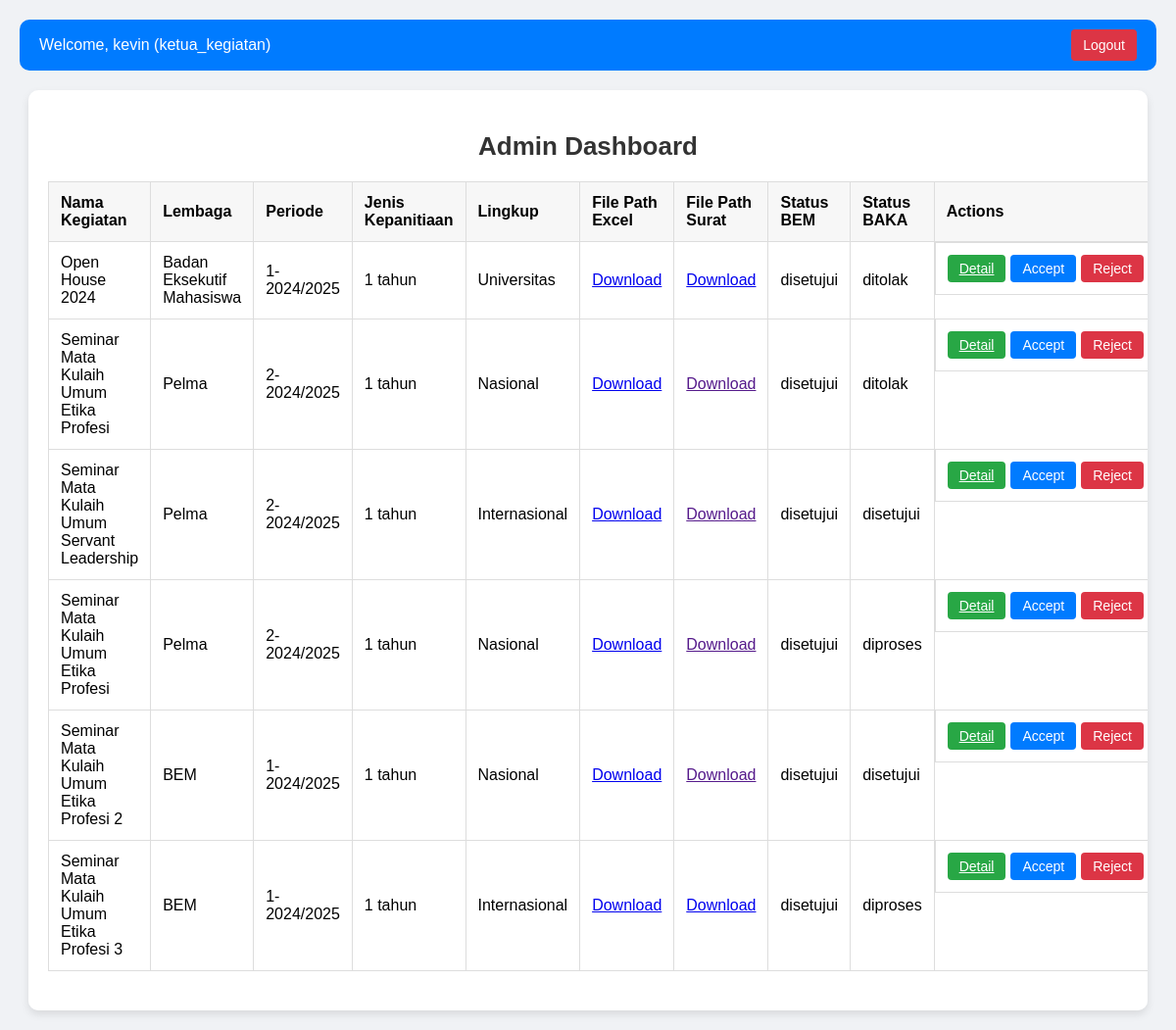
Screenshot of /admin.php (signed in) with the database file from the repository.
### tables this page shows
CREATE TABLE `user_table` (
  `id` int(11) NOT NULL,
  `nomor_induk` varchar(9) DEFAULT NULL,
  `nama_lengkap` varchar(7) DEFAULT NULL,
  `peran` varchar(9) DEFAULT NULL,
  `jabatan` varchar(14) DEFAULT NULL,
  `email` varchar(26) DEFAULT NULL,
  `password` int(3) DEFAULT NULL
);

CREATE TABLE `kegiatan` (
  `id` int(11) NOT NULL,
  `nama_kegiatan` varchar(255) NOT NULL,
  `lembaga` varchar(100) NOT NULL,
  `periode` varchar(50) NOT NULL,
  `jenis_kepanitiaan` varchar(50) NOT NULL,
  `lingkup` varchar(50) NOT NULL,
  `file_path_excel` varchar(255) NOT NULL,
  `status_bem` varchar(20) NOT NULL,
  `status_baka` varchar(20) NOT NULL,
  `file_path_surat` varchar(225) NOT NULL
);

### admin.php (the view, shortened to what this page needs)
<?php
include 'connection.php';
$id = $_SESSION['id'];
$sql = "SELECT nama_lengkap, jabatan FROM user_table WHERE id = ?";
$stmt = $conn->prepare($sql);
$stmt->bind_param("i", $id);
$stmt->execute();
$result = $stmt->get_result();
$user = $result->fetch_assoc();
$sql_kegiatan = "SELECT * FROM kegiatan";
$result_kegiatan = $conn->query($sql_kegiatan);
?>
<!DOCTYPE html>
<html lang="en">
<head>
    <link rel="stylesheet" href="style.css">
</head>
<body>
    <div class="top-bar">
        <div class="welcome-message">
            Welcome, <?php echo htmlspecialchars($user['nama_lengkap']); ?>
            (<?php echo htmlspecialchars($user['jabatan']); ?>)
        </div>
        <form action="logout.php" method="post">
            <button type="submit" class="logout-button">Logout</button>
        </form>
    </div>
    <div class="container">
        <h2>Admin Dashboard</h2>
        <table>
            <thead>
                <tr>
                    <th>Nama Kegiatan</th>
                    <th>Lembaga</th>
                    <th>Periode</th>
                    <th>Jenis Kepanitiaan</th>
                    <th>Lingkup</th>
                    <th>File Path Excel</th>
                    <th>File Path Surat</th>
                    <th>Status BEM</th>
                    <th>Status BAKA</th>
                    <th>Actions</th>
                </tr>
            </thead>
            <tbody>
                <?php
                if ($result_kegiatan->num_rows > 0) {
                    while ($row = $result_kegiatan->fetch_assoc()) {
                        echo "<tr>";
                        echo "<td>" . htmlspecialchars($row["nama_kegiatan"]) . "</td>";
                        echo "<td>" . htmlspecialchars($row["lembaga"]) . "</td>";
                        echo "<td>" . htmlspecialchars($row["periode"]) . "</td>";
                        echo "<td>" . htmlspecialchars($row["jenis_kepanitiaan"]) . "</td>";
                        echo "<td>" . htmlspecialchars($row["lingkup"]) . "</td>";
                        echo "<td><a href='" . htmlspecialchars($row["file_path_excel"]) . "' target='_blank'>Download</a></td>";
                        echo "<td><a href='" . htmlspecialchars($row["file_path_surat"]) . "' target='_blank'>Download</a></td>";
                        echo "<td class='status'>" . htmlspecialchars($row["status_bem"]) . "</td>";
                        echo "<td class='status'>" . htmlspecialchars($row["status_baka"]) . "</td>";
                        echo "<td class='action-buttons'>";
                        echo "<a href='detail_admin.php?id=" . $row['id'] . "' class='btn btn-detail'>Detail</a>";
                        echo "<form action='update_status.php' method='post' style='display:inline;'>";
                        echo "<button type='submit' class='btn btn-accept'>Accept</button>";
                        echo "</form>";
                        echo "<form action='update_status.php' method='post' style='display:inline;'>";
                        echo "<button type='submit' class='btn btn-reject'>Reject</button>";
                        echo "</form>";
                        echo "</td>";
                        echo "</tr>";
                    }
                } else {
                    echo "<tr><td colspan='9'>No data available</td></tr>";
                }
                ?>
            </tbody>
        </table>
    </div>
</body>
</html>

### style.css (style rules this page uses)
body { font-family: 'Arial', sans-serif; background: #f0f2f5; margin: 0; padding: 20px; }
.top-bar { background: #007bff; color: #fff; padding: 10px 20px; display: flex; justify-content: space-between; align-items: center; border-radius: 10px; margin-bottom: 20px; }
.top-bar .welcome-message { font-size: 16px; }
.top-bar .logout-button { background: #dc3545; border: none; padding: 8px 12px; color: #fff; font-size: 14px; border-radius: 4px; cursor: pointer; }
.container { width: 95%; max-width: 1200px; margin: 0 auto; background: #fff; box-shadow: 0 4px 8px rgba(0, 0, 0, 0.1); border-radius: 10px; padding: 20px; overflow-x: auto; }
h2 { margin-bottom: 20px; font-size: 26px; color: #333; text-align: center; }
table { width: 100%; border-collapse: collapse; margin-bottom: 20px; }
table, th, td { border: 1px solid #ddd; }
th, td { padding: 12px; text-align: left; }
th { background: #f7f7f7; }
.action-buttons { display: flex; gap: 5px; }
.btn { padding: 6px 12px; border: none; border-radius: 4px; color: #fff; font-size: 14px; cursor: pointer; transition: background 0.3s ease; }
.btn-detail { background: #28a745; }
.btn-accept { background: #007bff; }
.btn-reject { background: #dc3545; }

### rows the page displays
user_table: nama_lengkap "kevin", jabatan "ketua_kegiatan"
kegiatan: nama_kegiatan "Open House 2024", lembaga "Badan Eksekutif Mahasiswa", periode "1-2024/2025", jenis_kepanitiaan "1 tahun", lingkup "Universitas", status_bem "disetujui", status_baka "ditolak"
kegiatan: nama_kegiatan "Seminar Mata Kulaih Umum Etika Profesi", lembaga "Pelma", periode "2-2024/2025", jenis_kepanitiaan "1 tahun", lingkup "Nasional", status_bem "disetujui", status_baka "ditolak"
kegiatan: nama_kegiatan "Seminar Mata Kulaih Umum Servant Leadership", lembaga "Pelma", periode "2-2024/2025", jenis_kepanitiaan "1 tahun", lingkup "Internasional", status_bem "disetujui", status_baka "disetujui"
kegiatan: nama_kegiatan "Seminar Mata Kulaih Umum Etika Profesi", lembaga "Pelma", periode "2-2024/2025", jenis_kepanitiaan "1 tahun", lingkup "Nasional", status_bem "disetujui", status_baka "diproses"
kegiatan: nama_kegiatan "Seminar Mata Kulaih Umum Etika Profesi 2", lembaga "BEM", periode "1-2024/2025", jenis_kepanitiaan "1 tahun", lingkup "Nasional", status_bem "disetujui", status_baka "disetujui"
kegiatan: nama_kegiatan "Seminar Mata Kulaih Umum Etika Profesi 3", lembaga "BEM", periode "1-2024/2025", jenis_kepanitiaan "1 tahun", lingkup "Internasional", status_bem "disetujui", status_baka "diproses"
